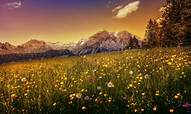
#> input picture images/OIP.jpg, 191 x 114 px
$ python test.py
#> lines starting #> are read from the running program, lines starting #| are printed output that depends on the picture; long printed decimals are rounded
import PIL
from PIL import Image, ImageStat, ImageEnhance
import sys

img = Image.open("images/OIP.jpg")
#> img is the input picture: PIL image 191x114 RGB; mean R, G, B 112.8, 82.2, 46.4
width, height = img.size[0], img.size[1]
#> width = 191; height = 114

left_top = img.crop((0, 0, width//5, height//5))
right_top = img.crop((width-width//5, 0, width, height//5))

left_bottom = img.crop((0, height-height//5, width//5, height))
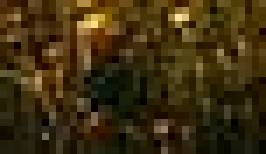
#> left_bottom: PIL image 38x22 RGB (shown 7 times larger); mean R, G, B 62.8, 47.1, 15.6
right_bottom = img.crop((width-width//5, height-height//5, width, height))

left_top_bw = left_top.convert("L")
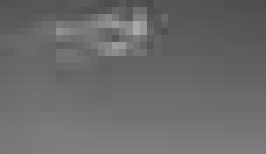
#> left_top_bw: PIL image 38x22 L (shown 7 times larger); min 75, max 168, mean 106.8
left_top_bw = ImageStat.Stat(left_top_bw).rms
#> left_top_bw = [107.7]

right_top_bw = right_top.convert("L")
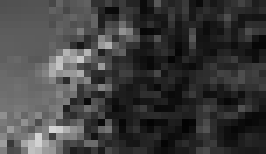
#> right_top_bw: PIL image 38x22 L (shown 7 times larger); min 3, max 214, mean 61.7
right_top_bw = ImageStat.Stat(right_top_bw).rms
#> right_top_bw = [74.26]

left_bottom_bw = left_bottom.convert("L")
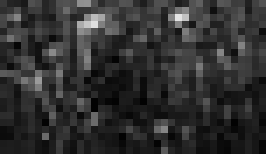
#> left_bottom_bw: PIL image 38x22 L (shown 7 times larger); min 2, max 228, mean 48.2
left_bottom_bw = ImageStat.Stat(left_bottom_bw).rms
#> left_bottom_bw = [56.87]

right_bottom_bw = right_bottom.convert("L")
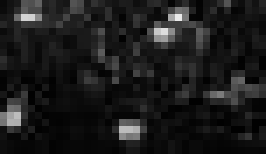
#> right_bottom_bw: PIL image 38x22 L (shown 7 times larger); min 1, max 234, mean 27.5
right_bottom_bw = ImageStat.Stat(right_bottom_bw).rms
#> right_bottom_bw = [41.75]

rmslist = [left_top_bw[0], left_bottom_bw[0], right_bottom_bw[0], right_top_bw[0]]
#> rmslist = [107.7, 56.87, 41.75, 74.26]
print(rmslist)
#| [107.666, 56.870, 41.748, 74.259]

total = float(rmslist[0]) + float(rmslist[1]) + float(rmslist[2]) + float(rmslist[3])
#> total = 280.5
print(f"Total: {total}")
#| Total: 280.543
average = total / len(rmslist)
#> average = 70.14
print(f"Average: {average}")
#| Average: 70.136
ImageEnhance.Brightness(img).enhance(100/average).show()
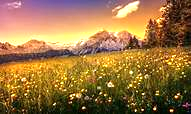
#> shown: PIL image 191x114 RGB; mean R, G, B 154.6, 116, 65.7
e = ImageEnhance.Brightness(img).enhance(100/average).convert("L")
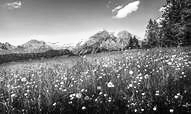
#> e: PIL image 191x114 L; min 1, max 255, mean 121.8
print(ImageStat.Stat(e).rms)
#| [137.879]

$ run again, with images/6B5lT.jpg copied over images/OIP.jpg
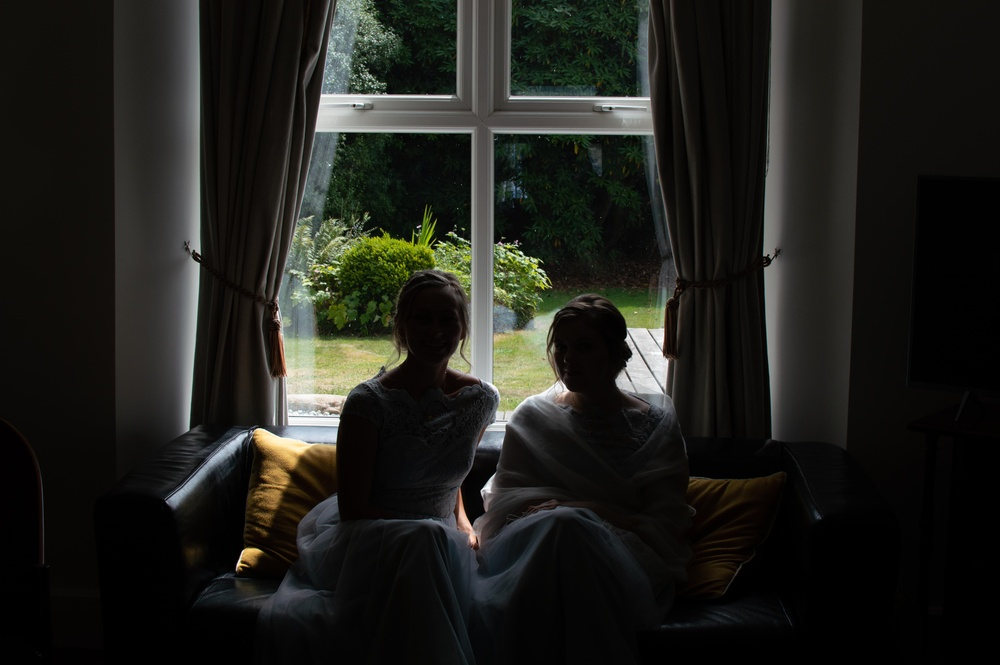
#> input picture images/6B5lT.jpg, 1000 x 665 px, shrunk from 6016 x 4000 before the run
#> img is the input picture: PIL image 1000x665 RGB; mean R, G, B 31.8, 32.3, 27.6
#> `left_top_bw = ImageStat.Stat(left_top_bw).rms`: left_top_bw = [43.09]
#> `right_top_bw = ImageStat.Stat(right_top_bw).rms`: right_top_bw = [22.14]
#> `left_bottom_bw = ImageStat.Stat(left_bottom_bw).rms`: left_bottom_bw = [4.16]
#> `right_bottom_bw = right_bottom.convert("L")`:
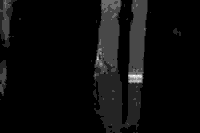
#> right_bottom_bw: PIL image 200x133 L; min 0, max 7, mean 0.34; drawn with min black and max white
#> `right_bottom_bw = ImageStat.Stat(right_bottom_bw).rms`: right_bottom_bw = [0.825]
#> rmslist = [43.09, 4.16, 0.825, 22.14]
#| [43.086, 4.163, 0.8252, 22.142]
#> total = 70.22
#| Total: 70.216
#> average = 17.55
#| Average: 17.554
#> `e = ImageEnhance.Brightness(img).enhance(100/average).convert("L")`:
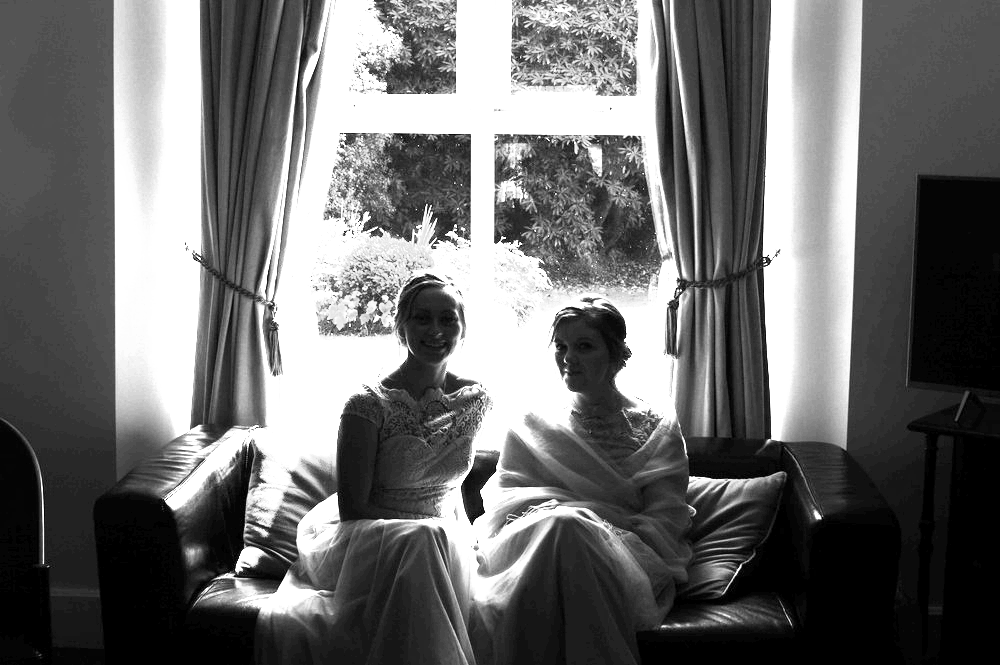
#> e: PIL image 1000x665 L; min 0, max 255, mean 109.2
#| [142.455]
